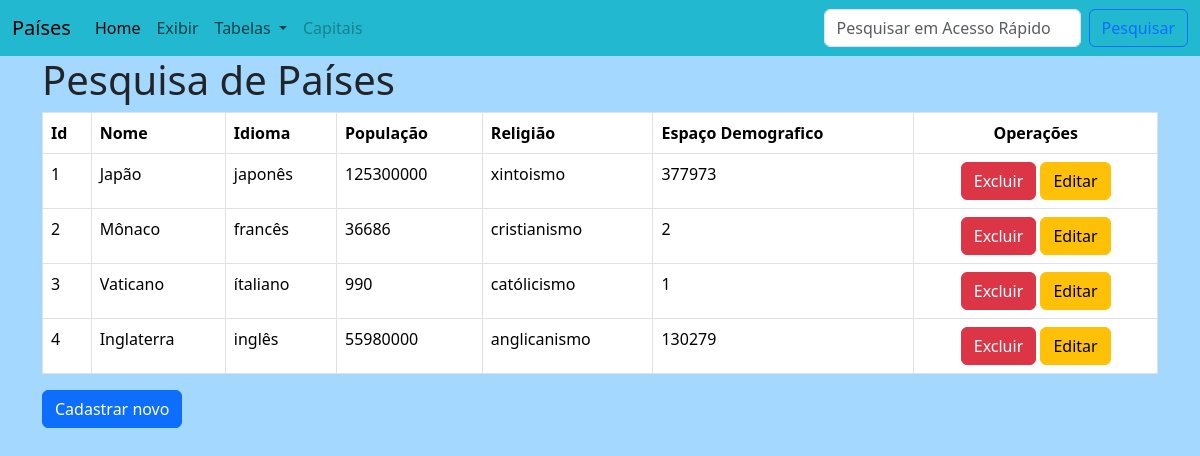
Page /revisaowebII/1/prova2/busca.php on the committed database.
### tables this page shows
CREATE TABLE `paises` (
  `id` int(11) NOT NULL AUTO_INCREMENT,
  `pais` varchar(60) DEFAULT NULL,
  `idioma` varchar(60) DEFAULT NULL,
  `populacao` int(60) DEFAULT NULL,
  `religiao` varchar(60) DEFAULT NULL,
  `espaco_geografico` int(60) DEFAULT NULL,
  `id_capital` int(11) DEFAULT NULL,
  PRIMARY KEY (`id`)
);

### revisaowebII/1/prova2/busca.php (the view, shortened to what this page needs)
<!doctype html>
<html lang="pt-br">
  <head>
    <link href="https://cdn.jsdelivr.net/npm/bootstrap@5.3.1/dist/css/bootstrap.min.css" rel="stylesheet">
  </head>
  <body style="background-color: #a5d8ff;">
    <?php
        include "menu_paises.php";
    ?>
    <DIV class="container">
        <table class="table table-bordered">
            <tr>
                <th>Id</th>
                <th>Nome</th>
                <th>Idioma</th>
                <th>População</th>
                <th>Religião</th>
                <th>Espaço Demografico</th>
                <th class='text-center'>Operações</th>
            </tr>
            <?php
                include "conexao_paises.php";
                echo "<h1>Pesquisa de Países</h1>";
                $sql = "select * from paises where pais like '%$_POST[pais]%';";
                $sql = $con->query($sql);
                while ($linha =  $sql->fetch_assoc()){
                  echo "<tr><td>$linha[id]</td>
                  <td>$linha[pais]</td>
                  <td>$linha[idioma]</td>
                  <td>$linha[populacao]</td>
                  <td>$linha[religiao]</td>
                  <td>$linha[espaco_geografico]</td>
                  <td class='text-center'><a href='excluir_pais.php?id=$linha[id]' class='btn btn-danger' onclick=\"return confirm('Você realmente quer isso?')\">Excluir</a>  <a href=\"formulario_editar_paises.php?id=$linha[id]\" class='btn btn-warning'>Editar</a></td></tr> ";
              }
            ?>
        </table>
        <a href="formulario_inserir_paises.php" class="btn btn-primary">Cadastrar novo</a>
    </DIV>
  </body>
</html>

### rows in the picture
paises: id "1", pais "Japão", idioma "japonês", populacao "125300000", religiao "xintoismo", espaco_geografico "377973"
paises: id "2", pais "Mônaco", idioma "francês", populacao "36686", religiao "cristianismo", espaco_geografico "2"
paises: id "3", pais "Vaticano", idioma "ítaliano", populacao "990", religiao "católicismo", espaco_geografico "1"
paises: id "4", pais "Inglaterra", idioma "inglês", populacao "55980000", religiao "anglicanismo", espaco_geografico "130279"
